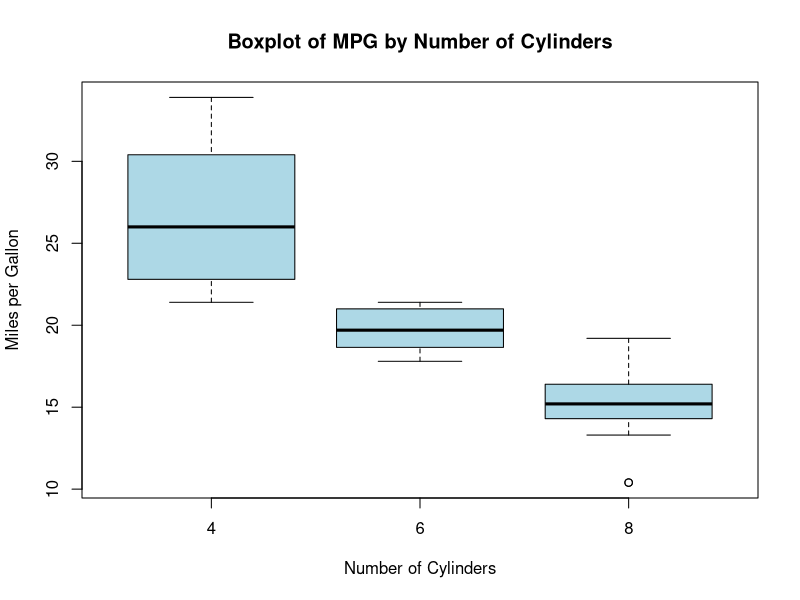

Here is the R script that generated this plot:
# Load the mtcars dataset (if not already loaded)
data(mtcars)

# Create a boxplot graph
boxplot(mpg ~ cyl, data = mtcars, 
        main = "Boxplot of MPG by Number of Cylinders",
        xlab = "Number of Cylinders",
        ylab = "Miles per Gallon",
        col = "lightblue",
        border="black")